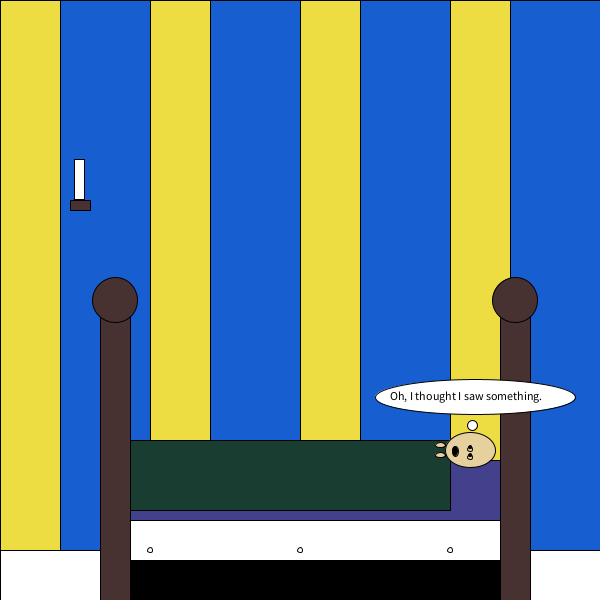
Frame 1 (no input)
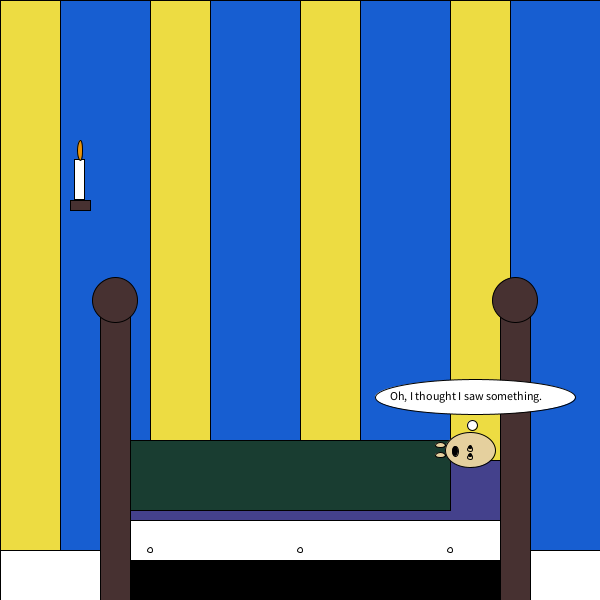
Frame 60 (the mouse pressed at the canvas centre just before this capture)
Frame 120 (the mouse held since frame 60 and released just before this capture): identical to frame 60, image omitted

The Processing sketch that drew these frames (run headless with seeded random() and noise(); from frame 60 on, the mouse is pressed at the canvas centre):

// Processing sketch: Kids_room4pg
// ── Kids_room4pg.pde
PVector location;
PVector velocity;

void setup(){
  size(600,600);
  location = new PVector(100,100);
  velocity = new PVector (800,0);  
}
void draw(){
  size(600,600);
background(255);
noFill();
  location.x=location.x+velocity.x;
  location.y=location.y+velocity.y;
  
  if(location.x>width || (location.x<0)){
    velocity.x = -velocity.x;

}

  
  if((location.y>height) || (location.y<0)){
    velocity.y =-velocity.y;
  }

  
  stroke (0);
 fill(23,94,209);
rect(0,0,600,600);
fill(237,220,66);
rect(150,0,60,600);
rect(300,0,60,600);
rect(0,0,60,600);
rect(450,0,60,600);
fill(255,255,255);
rect(0,550,600,60);
fill(71,49,49);
rect(100,300,30,300);
rect(500,300,30,300);
ellipse(115,300,45,45);
ellipse(515,300,45,45);
fill(0,0,0);
rect(130,540,370,60);
fill(255,255,255);
rect(130,500,370,60);
fill(68,65,140);
rect(130,460,370,60);
rect(130,460,370,60);
fill(25,61,49);
rect(130,440,320,70);
fill(255,255,255);
ellipse(150,550, 5,5);
ellipse(300,550,5,5);
ellipse(450,550,5,5);
//will move
fill(229,208,158);
ellipse(470,450,50,35);
ellipse(440,445,10,5);
ellipse(440,455,10,5);
ellipse(470,449,5,5);
ellipse(470,457,5,5);
fill(0,0,0);
ellipse(470,447,3,3);
ellipse(470,455,3,3);
ellipse(455,451,6,10);
fill(255,255,255);

fill(71,49,49);
rect(70,200,20,10);
fill(255,255,255);
rect(74,159,10,40);
fill(234,149,11);
ellipse(location.x-20,location.y+50,5,20);
fill(255,255,255);
ellipse(475,397,200,35);
ellipse(472,425,10,10);
fill(0,0,0);
 text("Oh, I thought I saw something.",390,400);
    text(mouseX,mouseY,800,800);
    
     println("mouseX:"+mouseX+",mouseY:"+mouseY);
     fill(153,0,0);


}
